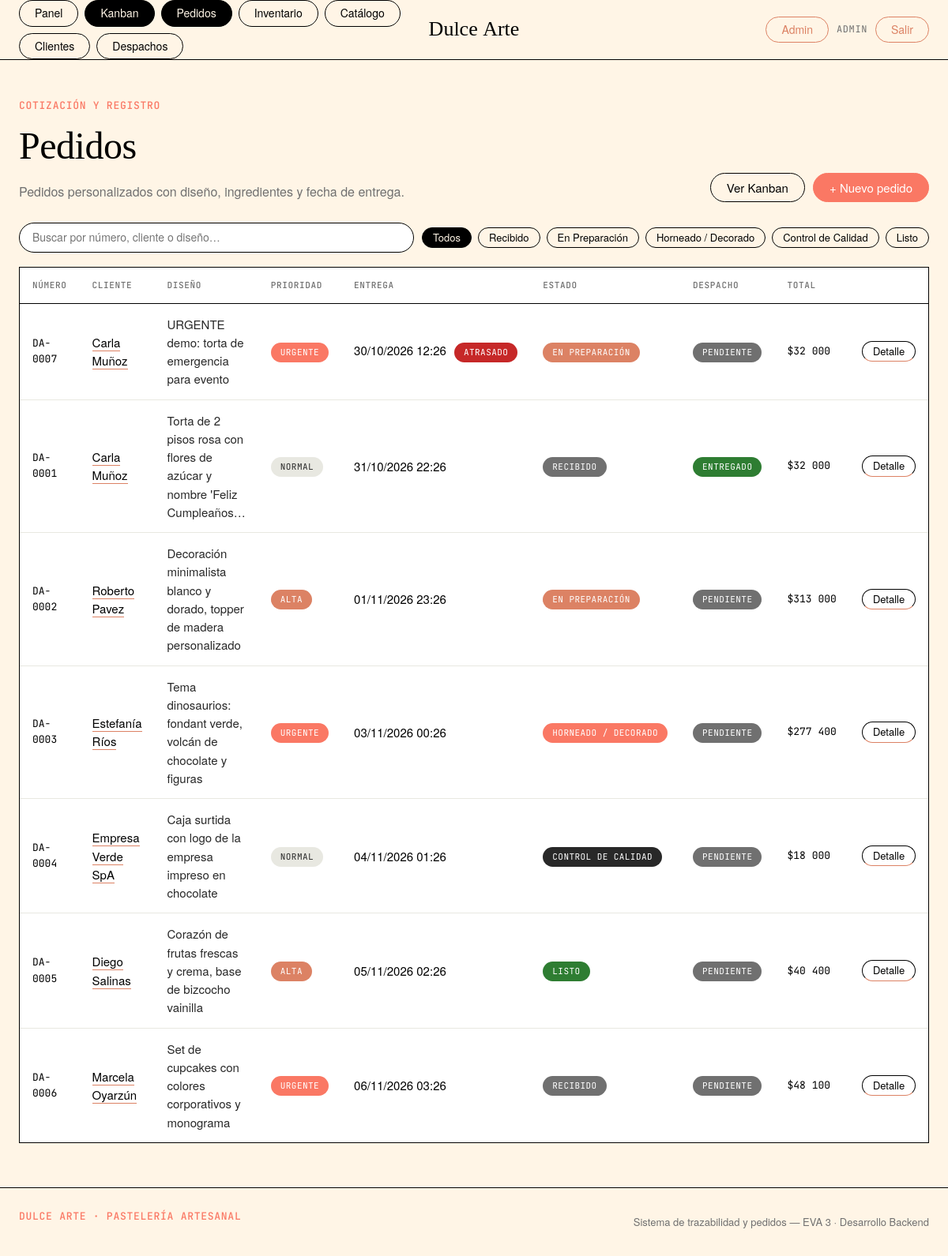
The page /pedidos/ (signed in) on the database its author committed.
### core/models.py (models this page shows, shortened)
class TimeStampedModel(models.Model):
    creado = models.DateTimeField("creado", auto_now_add=True)
    actualizado = models.DateTimeField("actualizado", auto_now=True)
    class Meta:
        abstract = True
        ordering = ["-creado"]

class Pedido(TimeStampedModel):
    class Estado(models.TextChoices):
        RECIBIDO = "recibido", "Recibido"
        EN_PREPARACION = "preparacion", "En Preparación"
        HORNEADO = "horneado", "Horneado / Decorado"
        CONTROL = "control", "Control de Calidad"
        LISTO = "listo", "Listo"
    class Prioridad(models.TextChoices):
        NORMAL = "normal", "Normal"
        ALTA = "alta", "Alta"
        URGENTE = "urgente", "Urgente"
    class EstadoDespacho(models.TextChoices):
        PENDIENTE = "pendiente", "Sin despacho"
        EN_RUTA = "en_ruta", "En Ruta"
        ENTREGADO = "entregado", "Entregado"
    numero = models.CharField("número", max_length=20, unique=True, editable=False)
    cliente = models.ForeignKey(
        Cliente,
        on_delete=models.PROTECT,
        related_name="pedidos",
        verbose_name="cliente",
    )
    descripcion_diseño = models.TextField(
        "diseño personalizado",
        help_text="Descripción del diseño: colores, decoración, texto en torta, referencias.",
    )
    ingredientes_especiales = models.TextField(
        "ingredientes especiales",
        blank=True,
        help_text="Alergias, ingredientes adicionales o sustituciones.",
    )
    fecha_entrega = models.DateTimeField("fecha y hora de entrega")
    prioridad = models.CharField(
        "prioridad",
        max_length=10,
        choices=Prioridad.choices,
        default=Prioridad.NORMAL,
    )
    estado = models.CharField(
        "estado",
        max_length=20,
        choices=Estado.choices,
        default=Estado.RECIBIDO,
        db_index=True,
    )
    subtotal = models.DecimalField(
        "subtotal",
        max_digits=10,
        decimal_places=2,
        default=Decimal("0"),
        editable=False,
    )
    descuento = models.DecimalField(
        "descuento",
        max_digits=10,
        decimal_places=2,
        default=Decimal("0"),
        validators=[MinValueValidator(Decimal("0"))],
    )
    total = models.DecimalField(
        "total",
        max_digits=10,
        decimal_places=2,
        default=Decimal("0"),
        editable=False,
    )
    direccion_despacho = models.CharField("dirección de despacho", max_length=255, blank=True)
    estado_despacho = models.CharField(
        "estado de despacho",
        max_length=15,
        choices=EstadoDespacho.choices,
        default=EstadoDespacho.PENDIENTE,
    )
    notas = models.TextField("notas internas", blank=True)
    creador = models.ForeignKey(
        User,
        on_delete=models.SET_NULL,
        null=True,
        blank=True,
        related_name="pedidos_creados",
        verbose_name="creado por",
    )
    insumos_descontados = models.BooleanField(
        "insumos descontados",
        default=False,
        help_text="Marca si el BOM ya descontó el inventario.",
    )
    class Meta:
        verbose_name = "pedido"
        verbose_name_plural = "pedidos"
        ordering = ["fecha_entrega"]
    def get_absolute_url(self):
        return reverse("core:pedido_detalle", args=[self.pk])
    ESTADO_ORDEN = [
        Estado.RECIBIDO,
        Estado.EN_PREPARACION,
        Estado.HORNEADO,
        Estado.CONTROL,
        Estado.LISTO,
    ]
    @property
    def atrasado(self) -> bool:
        return self.fecha_entrega < timezone.now() and self.estado != self.Estado.LISTO

class Cliente(TimeStampedModel):
    nombre = models.CharField("nombre", max_length=180)
    email = models.EmailField("correo", blank=True)
    telefono = models.CharField("teléfono", max_length=30, blank=True)
    direccion = models.CharField("dirección", max_length=255, blank=True)
    comuna = models.CharField("comuna", max_length=120, blank=True)
    notas = models.TextField("notas", blank=True)
    activo = models.BooleanField("activo", default=True)
    class Meta:
        verbose_name = "cliente"
        verbose_name_plural = "clientes"
        ordering = ["nombre"]

### core/views.py (the view)
# urls.py: path("pedidos/", views.pedidos, name="pedidos"),
@login_required
def pedidos(request):
    qs = Pedido.objects.select_related("cliente").prefetch_related("detalles__producto")
    estado = request.GET.get("estado")
    if estado:
        qs = qs.filter(estado=estado)
    search = request.GET.get("q")
    if search:
        qs = qs.filter(
            Q(numero__icontains=search)
            | Q(cliente__nombre__icontains=search)
            | Q(descripcion_diseño__icontains=search)
        )
    ctx = {
        "pedidos": qs,
        "estado_activa": estado or "",
        "q": search or "",
        "estados": Pedido.Estado.choices,
    }
    return render(request, "core/pedidos.html", ctx)

### core/context_processors.py (called while the page is built)
def rol_usuario(request):
    user = getattr(request, "user", None)
    if user is not None and user.is_authenticated:
        from core.decorators import rol_de
        return {"user_rol": rol_de(user)}
    return {"user_rol": ""}

### core/templatetags/core_tags.py (called while the page is built)
@register.filter
def estado_badge(valor):
    color = _ESTADO_COLORS.get(str(valor), "#707070")
    etiqueta = _ESTADO_LABELS.get(str(valor), str(valor).title())
    return format_html(
        '<span class="badge" style="background:{};color:#fff">{}</span>',
        color,
        etiqueta,
    )

@register.filter
def prioridad_badge(valor):
    bg, fg = _PRIORIDAD_COLORS.get(str(valor), ("#e8e8e1", "#282828"))
    etiqueta = str(valor).title()
    return format_html(
        '<span class="badge" style="background:{};color:{}">{}</span>',
        bg,
        fg,
        etiqueta,
    )

@register.filter
def estado_despacho_badge(valor):
    colores = {
        "pendiente": "#707070",
        "en_ruta": "#dc8264",
        "entregado": "#2e7d32",
        "rechazado": "#c62828",
    }
    color = colores.get(str(valor), "#707070")
    etiqueta = str(valor).replace("_", " ").title()
    return format_html(
        '<span class="badge" style="background:{};color:#fff">{}</span>',
        color,
        etiqueta,
    )

### templates/core/pedidos.html (shortened to what this page needs)
{% extends "core/base.html" %}
{% load core_tags %}
{% load humanize %}
{% block content %}
<div class="page-head">
  <div>
    <span class="eyebrow">Cotización y registro</span>
    <h1>Pedidos</h1>
    <p class="muted" style="margin:0">Pedidos personalizados con diseño, ingredientes y fecha de entrega.</p>
  </div>
  <div class="page-head__actions">
    <a class="btn" href="{% url 'core:kanban' %}">Ver Kanban</a>
    <a class="btn btn--primary" href="{% url 'admin:core_pedido_add' %}">+ Nuevo pedido</a>
  </div>
</div>
<form class="filters" data-autosubmit method="get">
  <input type="text" name="q" value="{{ q }}" placeholder="Buscar por número, cliente o diseño…">
  <div class="chips">
    <a class="pill pill--sm {% if not estado_activa %}pill--active{% endif %}" href="?">Todos</a>
    {% for clave, etiqueta in estados %}
      <a class="pill pill--sm {% if estado_activa == clave %}pill--active{% endif %}"
         href="?estado={{ clave }}">{{ etiqueta }}</a>
    {% endfor %}
  </div>
</form>
{% if pedidos %}
<div class="table-wrap">
  <table class="data">
    <thead>
      <tr>
        <th>Número</th><th>Cliente</th><th>Diseño</th><th>Prioridad</th>
        <th>Entrega</th><th>Estado</th><th>Despacho</th><th>Total</th><th></th>
      </tr>
    </thead>
    <tbody>
      {% for p in pedidos %}
      <tr>
        <td class="mono">{{ p.numero }}</td>
        <td><a href="{{ p.get_absolute_url }}">{{ p.cliente.nombre }}</a></td>
        <td class="soft" style="max-width:260px">{{ p.descripcion_diseño|truncatechars:70 }}</td>
        <td>{{ p.prioridad|prioridad_badge }}</td>
        <td class="nowrap">
          {{ p.fecha_entrega|date:"d/m/Y H:i" }}
          {% if p.atrasado %}<span class="badge badge--red" style="margin-left:6px">Atrasado</span>{% endif %}
        </td>
        <td>{{ p.estado|estado_badge }}</td>
        <td>{{ p.estado_despacho|estado_despacho_badge }}</td>
        <td class="mono nowrap">${{ p.total|floatformat:0|intcomma }}</td>
        <td class="right nowrap">
          <a class="pill pill--sm" href="{{ p.get_absolute_url }}">Detalle</a>
        </td>
      </tr>
      {% endfor %}
    </tbody>
  </table>
</div>
{% endif %}
{% endblock %}

### templates/core/base.html (shortened to what this page needs)
{% load static %}<!DOCTYPE html>
<html lang="es">
<head>
  <link rel="stylesheet" href="{% static 'css/app.css' %}">
</head>
<body class="{% block body_class %}{% endblock %}">
{% if user.is_authenticated %}
<header class="nav">
  <div class="nav__inner container">
    <nav class="nav__links" aria-label="Principal">
      <a class="pill {% if request.resolver_match.url_name == 'inicio' %}pill--active{% endif %}" href="{% url 'core:inicio' %}">Panel</a>
      {% if user_rol == 'cocina' or user_rol == 'admin' %}
      <a class="pill {% if request.resolver_match.app_name == 'core' and request.resolver_match.url_name in 'pedidos,pedido_detalle,kanban' %}pill--active{% endif %}" href="{% url 'core:kanban' %}">Kanban</a>
      {% endif %}
      <a class="pill {% if request.resolver_match.url_name == 'pedidos' %}pill--active{% endif %}" href="{% url 'core:pedidos' %}">Pedidos</a>
      <a class="pill {% if request.resolver_match.url_name in 'insumos,insumo_detalle' %}pill--active{% endif %}" href="{% url 'core:insumos' %}">Inventario</a>
      <a class="pill {% if request.resolver_match.url_name in 'productos,producto_detalle' %}pill--active{% endif %}" href="{% url 'core:productos' %}">Catálogo</a>
      <a class="pill {% if request.resolver_match.url_name in 'clientes,cliente_detalle' %}pill--active{% endif %}" href="{% url 'core:clientes' %}">Clientes</a>
      <a class="pill {% if request.resolver_match.url_name in 'despachos,despacho_detalle' %}pill--active{% endif %}" href="{% url 'core:despachos' %}">Despachos</a>
    </nav>
    <a class="nav__logo" href="{% url 'core:inicio' %}">Dulce&nbsp;Arte</a>
    <div class="nav__right">
      {% if user.is_staff %}
        <a class="pill pill--quiet" href="{% url 'admin:index' %}" title="Django Admin">Admin</a>
      {% endif %}
      <span class="nav__user">{{ user.first_name|default:user.username }}</span>
      <a class="pill pill--quiet" href="{% url 'core:logout' %}">Salir</a>
    </div>
  </div>
</header>
{% endif %}
<main class="{% block main_class %}container{% endblock %}">
  {% block content %}{% endblock %}
</main>
{% if user.is_authenticated %}
<footer class="footer">
  <div class="container footer__inner">
    <span class="eyebrow">Dulce Arte · Pastelería Artesanal</span>
    <span class="footer__meta">Sistema de trazabilidad y pedidos — EVA 3 · Desarrollo Backend</span>
  </div>
</footer>
{% endif %}
</body>
</html>

### rows shown on the page
Pedido: numero "DA-0007", cliente.nombre "Carla Muñoz", descripcion_diseño "URGENTE demo: torta de emergencia para evento", prioridad|prioridad_badge "URGENTE", fecha_entrega "30/10/2026 12:26", shows "ATRASADO", estado|estado_badge "EN PREPARACIÓN", estado_despacho|estado_despacho_badge "PENDIENTE", total "32 000"
Pedido: numero "DA-0001", cliente.nombre "Carla Muñoz", descripcion_diseño "Torta de 2 pisos rosa con flores de azúcar y nombre 'Feliz Cumpleaños…", prioridad|prioridad_badge "NORMAL", fecha_entrega "31/10/2026 22:26", estado|estado_badge "RECIBIDO", estado_despacho|estado_despacho_badge "ENTREGADO", total "32 000"
Pedido: numero "DA-0002", cliente.nombre "Roberto Pavez", descripcion_diseño "Decoración minimalista blanco y dorado, topper de madera personalizado", prioridad|prioridad_badge "ALTA", fecha_entrega "01/11/2026 23:26", estado|estado_badge "EN PREPARACIÓN", estado_despacho|estado_despacho_badge "PENDIENTE", total "313 000"
Pedido: numero "DA-0003", cliente.nombre "Estefanía Ríos", descripcion_diseño "Tema dinosaurios: fondant verde, volcán de chocolate y figuras", prioridad|prioridad_badge "URGENTE", fecha_entrega "03/11/2026 00:26", estado|estado_badge "HORNEADO / DECORADO", estado_despacho|estado_despacho_badge "PENDIENTE", total "277 400"
Pedido: numero "DA-0004", cliente.nombre "Empresa Verde SpA", descripcion_diseño "Caja surtida con logo de la empresa impreso en chocolate", prioridad|prioridad_badge "NORMAL", fecha_entrega "04/11/2026 01:26", estado|estado_badge "CONTROL DE CALIDAD", estado_despacho|estado_despacho_badge "PENDIENTE", total "18 000"
Pedido: numero "DA-0005", cliente.nombre "Diego Salinas", descripcion_diseño "Corazón de frutas frescas y crema, base de bizcocho vainilla", prioridad|prioridad_badge "ALTA", fecha_entrega "05/11/2026 02:26", estado|estado_badge "LISTO", estado_despacho|estado_despacho_badge "PENDIENTE", total "40 400"
Pedido: numero "DA-0006", cliente.nombre "Marcela Oyarzún", descripcion_diseño "Set de cupcakes con colores corporativos y monograma", prioridad|prioridad_badge "URGENTE", fecha_entrega "06/11/2026 03:26", estado|estado_badge "RECIBIDO", estado_despacho|estado_despacho_badge "PENDIENTE", total "48 100"

### other values the page prints
{{ user.first_name|default:user.username }} "ADMIN"
{{ etiqueta }} "Recibido" "En Preparación" "Horneado / Decorado" "Control de Calidad" "Listo"
